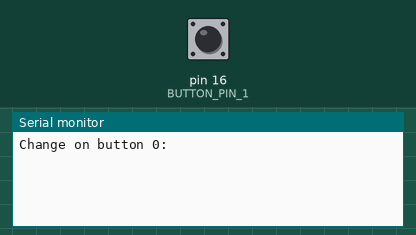
Simulated run of this sketch. Board: Arduino Uno, built with avr-gcc and run on an emulated ATmega328P. On the bench: the last lines printed to the serial monitor. The test bench sets the inputs (shaded band); at power-on: pin 16 (BUTTON_PIN_1) HIGH.

Above: at 1.2 s.
1.3 s: pin 16 (BUTTON_PIN_1) pulled LOW for 0.15 s
At 1.43 s:
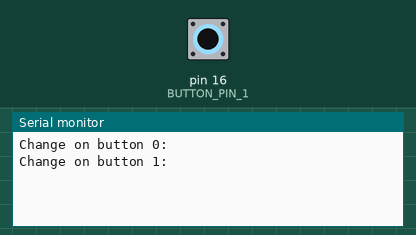
At 2.6 s:
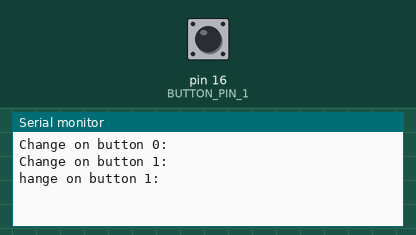

The sketch:

OpenAlert.ino
```cpp
#define BUTTON_PIN_0 0
#define BUTTON_PIN_1 16

int currentState0;
int currentState1;
int lastState0 = HIGH;
int lastState1 = HIGH;

void setup() {
  Serial.begin(9600);
  pinMode(BUTTON_PIN_0, INPUT);
  pinMode(BUTTON_PIN_1, INPUT);
}

void loop() {
  currentState0 = digitalRead(BUTTON_PIN_0);
  if (currentState0 != lastState0) Serial.println("Change on button 0: " + currentState0);
  lastState0 = currentState0;
  currentState1 = digitalRead(BUTTON_PIN_1);
  if (currentState1 != lastState1) Serial.println("Change on button 1: " + currentState1);
  lastState1 = currentState1;
}
```

Measured:
- after the input at 1.3 s, the serial monitor: prints a new line at once (image 1)
